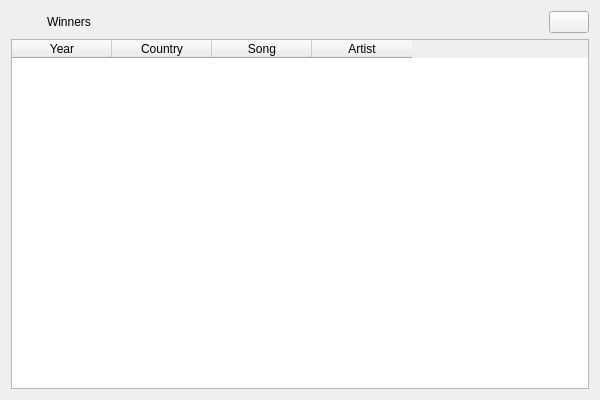
<?xml version="1.0" encoding="UTF-8"?>
<ui version="4.0">
 <class>statistics_table</class>
 <widget class="QWidget" name="statistics_table">
  <property name="geometry">
   <rect>
    <x>0</x>
    <y>0</y>
    <width>600</width>
    <height>400</height>
   </rect>
  </property>
  <property name="windowTitle">
   <string>Form</string>
  </property>
  <layout class="QVBoxLayout" name="layout">
   <item>
    <layout class="QHBoxLayout" name="title_layout">
     <item>
      <widget class="QLabel" name="icon_label">
       <property name="sizePolicy">
        <sizepolicy hsizetype="Fixed" vsizetype="Fixed">
         <horstretch>0</horstretch>
         <verstretch>0</verstretch>
        </sizepolicy>
       </property>
       <property name="maximumSize">
        <size>
         <width>30</width>
         <height>30</height>
        </size>
       </property>
       <property name="text">
        <string/>
       </property>
       <property name="pixmap">
        <pixmap resource="../resources.qrc">:/images/heart_logos/empty_heart.svg</pixmap>
       </property>
       <property name="scaledContents">
        <bool>true</bool>
       </property>
      </widget>
     </item>
     <item>
      <widget class="QLabel" name="title_label">
       <property name="sizePolicy">
        <sizepolicy hsizetype="Preferred" vsizetype="Fixed">
         <horstretch>0</horstretch>
         <verstretch>0</verstretch>
        </sizepolicy>
       </property>
       <property name="text">
        <string>Winners</string>
       </property>
      </widget>
     </item>
     <item>
      <widget class="QPushButton" name="back_button">
       <property name="sizePolicy">
        <sizepolicy hsizetype="Fixed" vsizetype="Fixed">
         <horstretch>0</horstretch>
         <verstretch>0</verstretch>
        </sizepolicy>
       </property>
       <property name="text">
        <string/>
       </property>
       <property name="icon">
        <iconset resource="../resources.qrc">
         <normaloff>:/images/icons/back_icon.png</normaloff>:/images/icons/back_icon.png</iconset>
       </property>
      </widget>
     </item>
    </layout>
   </item>
   <item>
    <widget class="QTableWidget" name="table">
     <property name="sizePolicy">
      <sizepolicy hsizetype="Expanding" vsizetype="Expanding">
       <horstretch>0</horstretch>
       <verstretch>0</verstretch>
      </sizepolicy>
     </property>
     <property name="focusPolicy">
      <enum>Qt::FocusPolicy::NoFocus</enum>
     </property>
     <property name="editTriggers">
      <set>QAbstractItemView::EditTrigger::NoEditTriggers</set>
     </property>
     <property name="selectionMode">
      <enum>QAbstractItemView::SelectionMode::NoSelection</enum>
     </property>
     <property name="cornerButtonEnabled">
      <bool>false</bool>
     </property>
     <column>
      <property name="text">
       <string>Year</string>
      </property>
     </column>
     <column>
      <property name="text">
       <string>Country</string>
      </property>
     </column>
     <column>
      <property name="text">
       <string>Song</string>
      </property>
     </column>
     <column>
      <property name="text">
       <string>Artist</string>
      </property>
     </column>
    </widget>
   </item>
  </layout>
 </widget>
 <resources>
  <include location="../resources.qrc"/>
 </resources>
 <connections/>
</ui>
